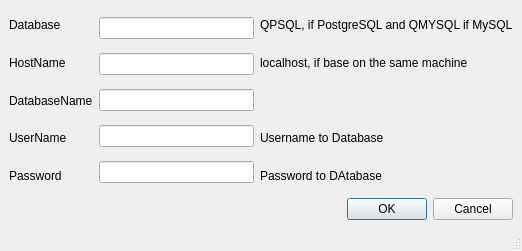
<?xml version="1.0" encoding="UTF-8"?>
<ui version="4.0">
 <class>MainWindow</class>
 <widget class="QMainWindow" name="MainWindow">
  <property name="geometry">
   <rect>
    <x>0</x>
    <y>0</y>
    <width>522</width>
    <height>251</height>
   </rect>
  </property>
  <property name="windowTitle">
   <string>MainWindow</string>
  </property>
  <widget class="QWidget" name="centralwidget">
   <property name="toolTipDuration">
    <number>0</number>
   </property>
   <layout class="QVBoxLayout" name="verticalLayout_4">
    <item>
     <layout class="QHBoxLayout" name="horizontalLayout">
      <item>
       <layout class="QVBoxLayout" name="verticalLayout">
        <item>
         <widget class="QLabel" name="label">
          <property name="text">
           <string>Database</string>
          </property>
         </widget>
        </item>
        <item>
         <widget class="QLabel" name="label_2">
          <property name="text">
           <string>HostName</string>
          </property>
         </widget>
        </item>
        <item>
         <widget class="QLabel" name="DatabaseNamelabel">
          <property name="text">
           <string>DatabaseName</string>
          </property>
         </widget>
        </item>
        <item>
         <widget class="QLabel" name="UserNamelabel">
          <property name="text">
           <string>UserName</string>
          </property>
         </widget>
        </item>
        <item>
         <widget class="QLabel" name="Passwordlabel">
          <property name="text">
           <string>Password</string>
          </property>
         </widget>
        </item>
       </layout>
      </item>
      <item>
       <layout class="QVBoxLayout" name="verticalLayout_2">
        <item>
         <widget class="QLineEdit" name="DatabaseEdit"/>
        </item>
        <item>
         <widget class="QLineEdit" name="HostNameEdit"/>
        </item>
        <item>
         <widget class="QLineEdit" name="DatabaseNameEdit"/>
        </item>
        <item>
         <widget class="QLineEdit" name="UserNameEdit"/>
        </item>
        <item>
         <widget class="QLineEdit" name="PasswordEdit"/>
        </item>
       </layout>
      </item>
      <item>
       <layout class="QVBoxLayout" name="verticalLayout_3">
        <item>
         <widget class="QLabel" name="label_6">
          <property name="text">
           <string>QPSQL, if PostgreSQL and QMYSQL if MySQL</string>
          </property>
         </widget>
        </item>
        <item>
         <widget class="QLabel" name="label_7">
          <property name="text">
           <string>localhost, if base on the same machine</string>
          </property>
         </widget>
        </item>
        <item>
         <widget class="QLabel" name="label_8">
          <property name="text">
           <string/>
          </property>
         </widget>
        </item>
        <item>
         <widget class="QLabel" name="label_9">
          <property name="text">
           <string>Username to Database</string>
          </property>
         </widget>
        </item>
        <item>
         <widget class="QLabel" name="label_10">
          <property name="text">
           <string>Password to DAtabase</string>
          </property>
         </widget>
        </item>
       </layout>
      </item>
     </layout>
    </item>
    <item>
     <widget class="QDialogButtonBox" name="buttonBox">
      <property name="standardButtons">
       <set>QDialogButtonBox::Cancel|QDialogButtonBox::Ok</set>
      </property>
     </widget>
    </item>
   </layout>
  </widget>
  <widget class="QStatusBar" name="statusbar"/>
 </widget>
 <resources/>
 <connections/>
</ui>
